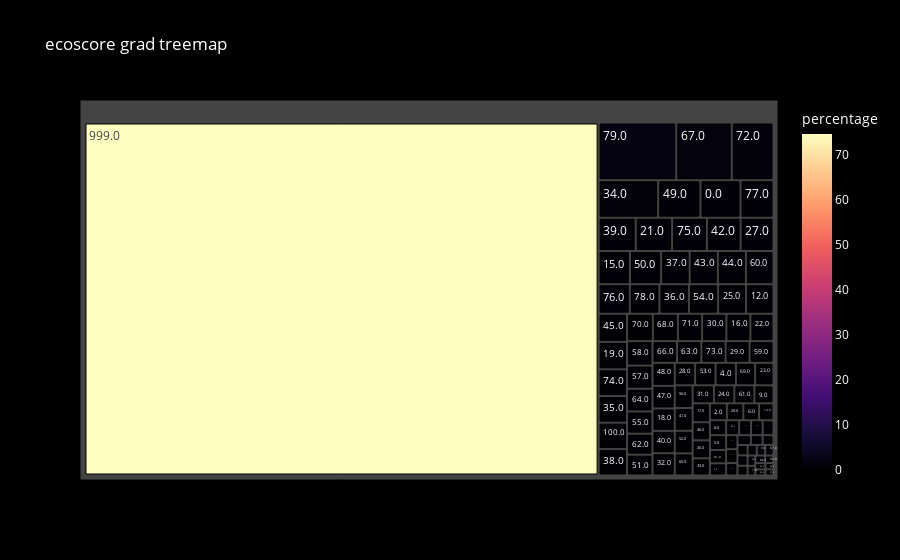

Notebook source saved alongside this figure:
### Code cell
df = pd.DataFrame(data_graph_ecoscore_grad)
fig = px.treemap(df, path=['ecoscore_grad'], values='percentage',
                 color='percentage', color_continuous_scale='Magma',
                 title='ecoscore grad treemap')
fig.update_layout(
    paper_bgcolor='black',  
    plot_bgcolor='black',   
    font_color='white'      
)
fig.show()
